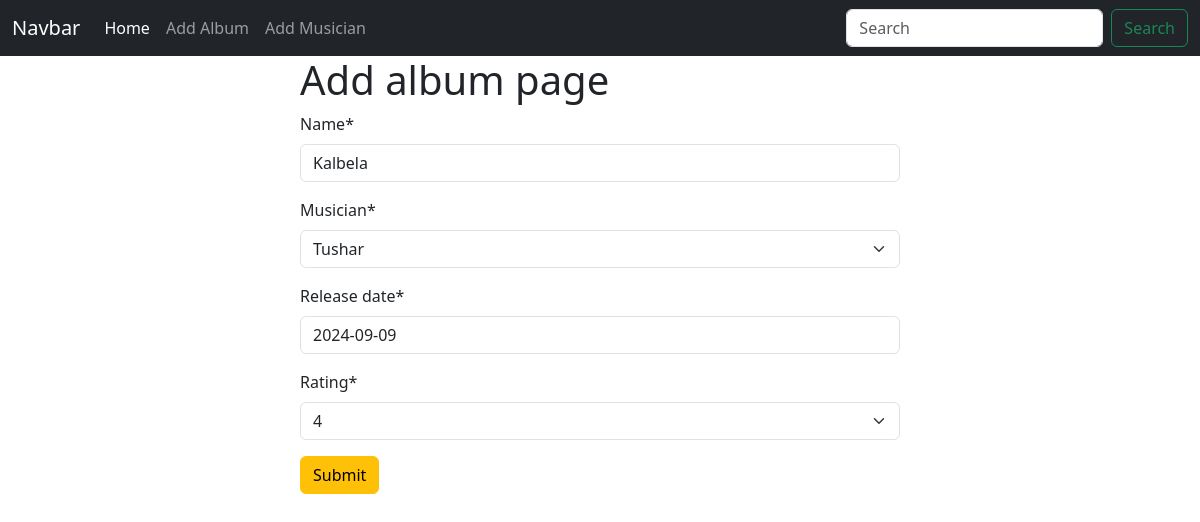
The page /album/edit/1 on the database its author committed.
### album/models.py (models this page shows, shortened)
class Album(models.Model):
    name = models.CharField(max_length=100)
    musician = models.ForeignKey(Musician, on_delete=models.CASCADE)
    release_date = models.DateField()
    rating = models.CharField(max_length=2, choices=rating_choices, default=1)

### album/views.py (the view, shortened to what this page needs)
# urls.py: path('edit/<int:id>', views.edit_album, name='edit_album'),
def edit_album(request, id):
    album = Album.objects.get(pk=id)
    album_form = forms.AlbumForm(instance=album)
    return render(request, 'add_album.html', {'form': album_form})

### album/forms.py
class AlbumForm(forms.ModelForm):
    class Meta:
        model = Album
        fields = '__all__'

### musician/models.py (called while the page is built)
    def __str__(self):
        return self.first_name

### album/templates/add_album.html (shortened to what this page needs)
{% extends 'base.html' %}
{% load crispy_forms_tags %}
{% block content %}
<form style="width:50%; margin:auto;" method="post">
    <h1>Add album page</h1>
    {{form | crispy}}
    <button class="btn btn-warning">Submit</button>
</form>
{% endblock %}

### rows shown on the page
Album: name "Kalbela", musician "Tushar", release_date "2024-09-09", rating "4"
